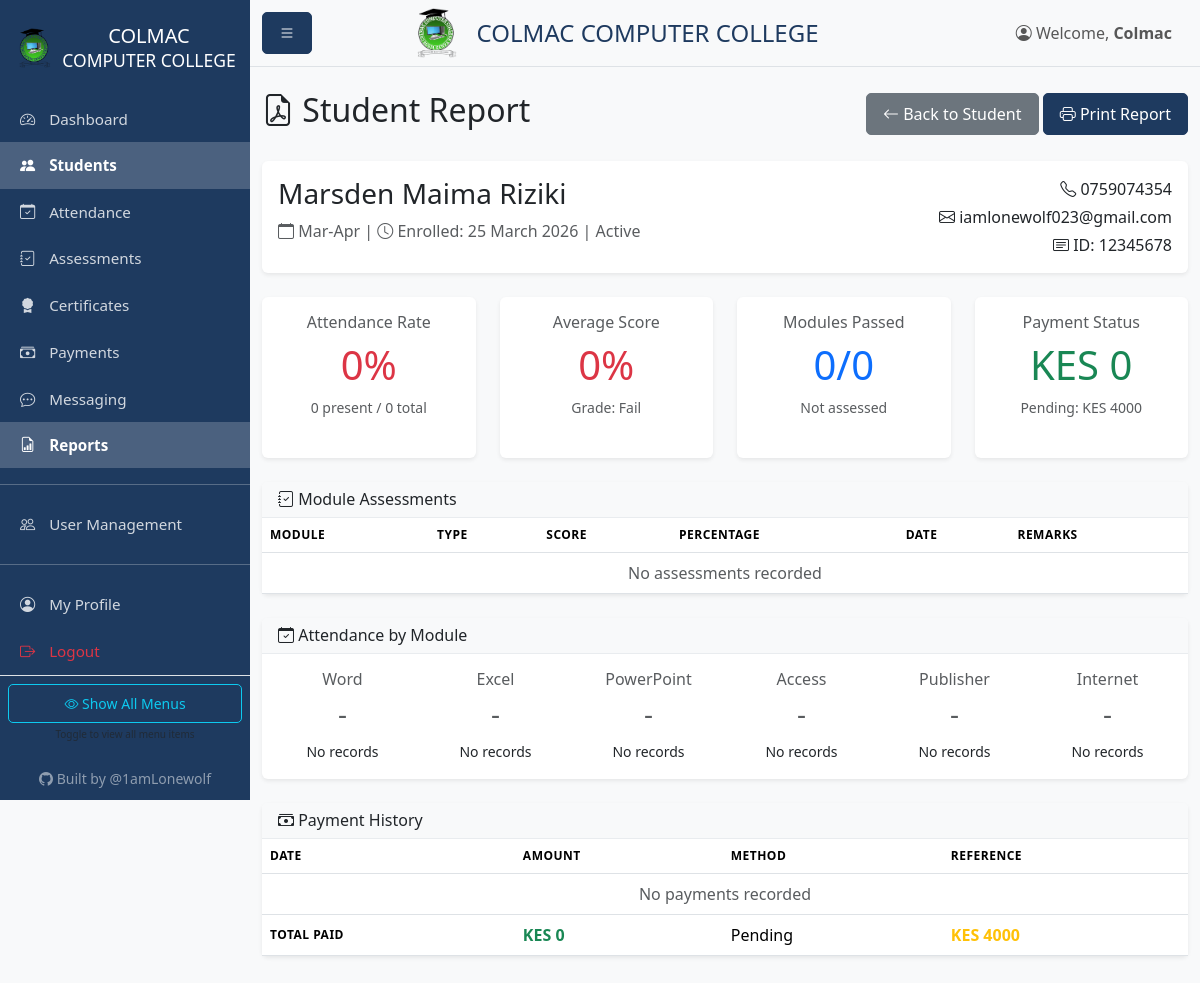
Before: /reports/student/1 (signed in) with the older database file.
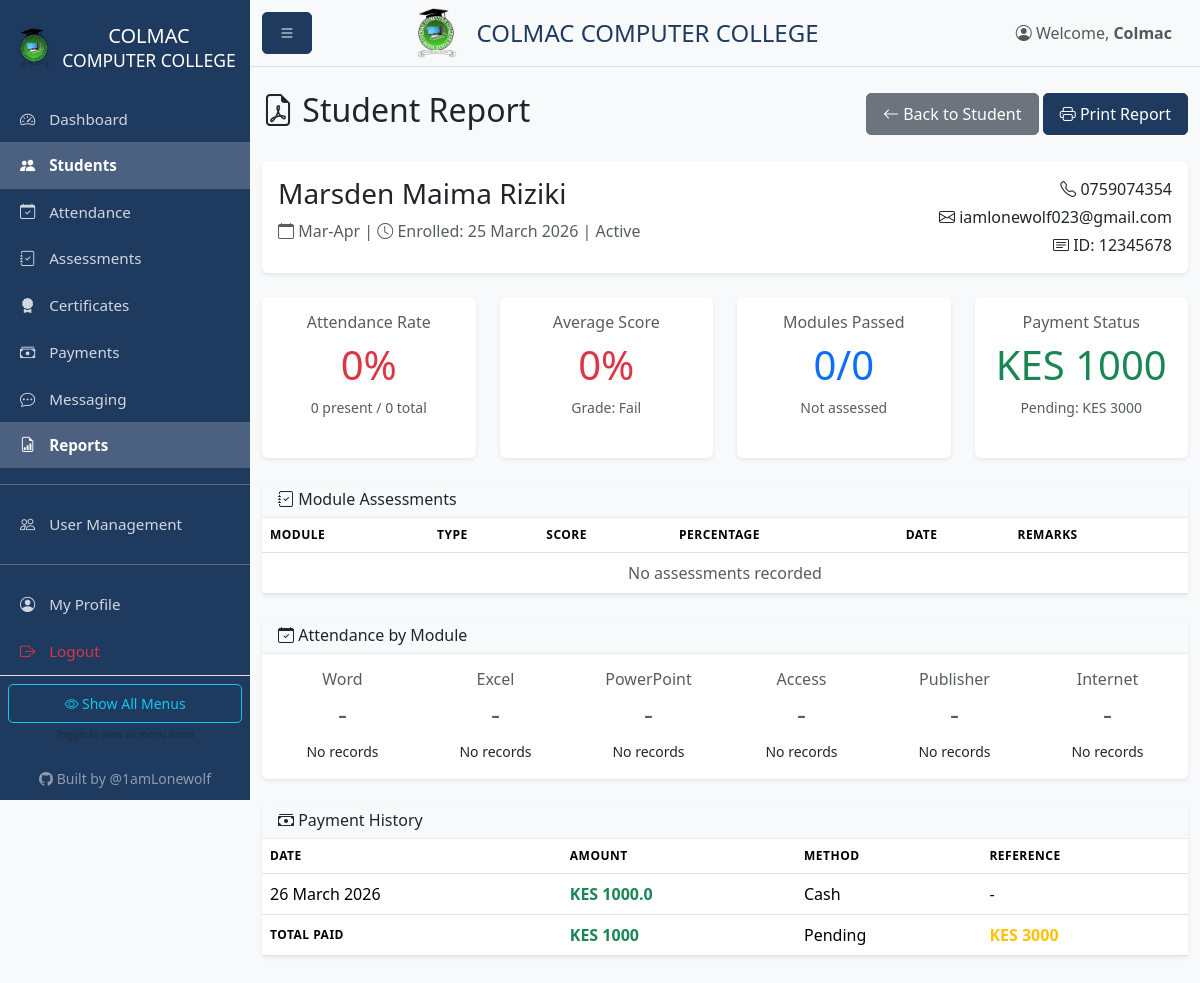
After: the same page with the newer database file.
### models.py (models this page shows, shortened)
class Payment(db.Model):
    id = db.Column(db.Integer, primary_key=True)
    student_id = db.Column(db.Integer, db.ForeignKey('student.id'), nullable=False)
    amount = db.Column(db.Float, nullable=False)
    payment_date = db.Column(db.DateTime, default=datetime.utcnow)
    payment_method = db.Column(db.String(50))  # cash, mpesa, bank, etc.
    reference = db.Column(db.String(100))  # Transaction reference
    notes = db.Column(db.Text)
    recorded_by = db.Column(db.Integer, db.ForeignKey('user.id'))

### blueprints/reports.py (the view)
@reports_bp.route('/student/<int:id>')
@login_required
def student(id):
    from reports import generate_student_report
    from app import app
    student = Student.query.get_or_404(id)
    report_data = generate_student_report(student, course_fee=app.config['COURSE_FEE'])
    return render_template('reports/student.html', student=student, report=report_data)

### app.py (called while the page is built)
@app.context_processor
def inject_config():
    return {
        'COURSE_FEE': app.config['COURSE_FEE'],
        'COURSE_NAME': app.config['COURSE_NAME']
    }

### models.py (called while the page is built)
def init_login_manager(app):
    login_manager.init_app(app)
    login_manager.login_view = 'auth.login'
    @login_manager.user_loader
    def load_user(user_id):
        return User.query.get(int(user_id))

    @property
    def is_admin(self):
        return self.role == 'admin'

    @property
    def is_instructor(self):
        return self.role in ['admin', 'instructor']

    @property
    def is_receptionist(self):
        return self.role in ['admin', 'receptionist']

    def get_permissions(self):
        import json
        try:
            return json.loads(self.custom_permissions or '{}')
        except:
            return {}

    def has_permission(self, key):
        perms = self.get_permissions()
        return perms.get(key, False)

    @property
    def total_paid(self):
        return sum(p.amount for p in self.payments)

### templates/reports/student.html (shortened to what the changed rows need)
{% extends "base.html" %}
{% block content %}
<div class="d-flex justify-content-between align-items-center mb-4">
    <h2><i class="bi bi-file-earmark-pdf"></i> Student Report</h2>
</div>
<div class="row g-4 mb-4">
    <div class="col-md-3">
        <div class="card text-center h-100">
            <div class="card-body">
                <h1 class="{% if report.attendance.rate >= 85 %}text-success{% elif report.attendance.rate >= 70 %}text-warning{% else %}text-danger{% endif %}">
                    {{ report.attendance.rate }}%
                </h1>
            </div>
        </div>
    </div>
    <div class="col-md-3">
        <div class="card text-center h-100">
            <div class="card-body">
                <h1 class="{% if report.performance.average_score >= 50 %}text-success{% else %}text-danger{% endif %}">
                    {{ report.performance.average_score }}%
                </h1>
            </div>
        </div>
    </div>
    <div class="col-md-3">
        <div class="card text-center h-100">
            <div class="card-body">
                <h1 class="text-primary">{{ report.performance.modules_passed }}/{{ report.performance.modules_total }}</h1>
            </div>
        </div>
    </div>
    <div class="col-md-3">
        <div class="card text-center h-100">
            <div class="card-body">
                <h6 class="text-muted">Payment Status</h6>
                <h1 class="text-success">KES {{ report.payments.total_paid|int }}</h1>
                <p class="small text-muted mb-0">
                    Pending: KES {{ report.payments.pending|int }}
                </p>
            </div>
        </div>
    </div>
</div>
<div class="card mb-4">
    <div class="card-body p-0">
        <div class="table-responsive">
            <table class="table table-hover mb-0">
                <thead class="bg-light">
                    <tr>
                        <th>Module</th>
                        <th>Type</th>
                        <th>Score</th>
                        <th>Percentage</th>
                        <th>Date</th>
                        <th>Remarks</th>
                    </tr>
                </thead>
            </table>
        </div>
    </div>
</div>
<div class="card mb-4">
    <div class="card-body">
        <div class="row">
            {% for mod in ['Word', 'Excel', 'PowerPoint', 'Access', 'Publisher', 'Internet'] %}
            <div class="col-md">
                <div class="text-center">
                    <h6 class="text-muted">{{ mod }}</h6>
                    {% set mod_attendance = student.attendances|selectattr('module', 'equalto', mod)|list %}
                    {% if mod_attendance %}
                        {% set present = mod_attendance|selectattr('present')|list|length %}
                        {% set rate = (present / mod_attendance|length * 100)|round %}
                        <h3 class="{% if rate >= 85 %}text-success{% elif rate >= 70 %}text-warning{% else %}text-danger{% endif %}">
                            {{ rate }}%
                        </h3>
                        <small>{{ present }}/{{ mod_attendance|length }}</small>
                    {% else %}
                        <h3 class="text-muted">-</h3>
                        <small>No records</small>
                    {% endif %}
                </div>
            </div>
            {% endfor %}
        </div>
    </div>
</div>
<div class="card mb-4">
    <div class="card-body p-0">
        <div class="table-responsive">
            <table class="table table-hover mb-0">
                <thead class="bg-light">
                    <tr>
                        <th>Date</th>
                        <th>Amount</th>
                        <th>Method</th>
                        <th>Reference</th>
                    </tr>
                </thead>
                <tbody>
                    {% for payment in report.payments.transactions %}
                    <tr>
                        <td>{{ payment.date }}</td>
                        <td class="text-success"><strong>KES {{ payment.amount }}</strong></td>
                        <td>{{ payment.method }}</td>
                        <td>{{ payment.reference }}</td>
                    </tr>
                    {% else %}
                    <tr>
                        <td colspan="4" class="text-center text-muted">No payments recorded</td>
                    </tr>
                    {% endfor %}
                </tbody>
                <tfoot class="bg-light">
                    <tr>
                        <th>Total Paid</th>
                        <td class="text-success"><strong>KES {{ report.payments.total_paid|int }}</strong></td>
                        <td class="text-warning"><strong>KES {{ report.payments.pending|int }}</strong></td>
                    </tr>
                </tfoot>
            </table>
        </div>
    </div>
</div>
{% endblock %}

Changed rows visible on the page:
added Payment: date "26 March 2026", amount "1000.0", method "Cash", reference "-"
Other visible differences:
{{ report.payments.total_paid|int }}: "0" → "1000"
{{ report.payments.pending|int }}: "4000" → "3000"
text no longer shown: "No payments recorded"
